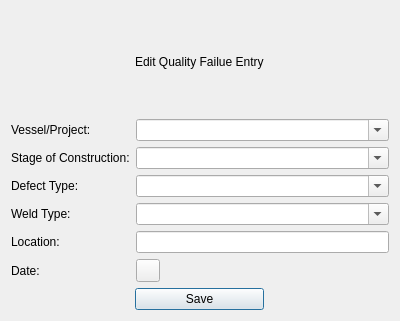
<?xml version="1.0" encoding="UTF-8"?>
<ui version="4.0">
 <class>Dialog</class>
 <widget class="QDialog" name="Dialog">
  <property name="geometry">
   <rect>
    <x>0</x>
    <y>0</y>
    <width>400</width>
    <height>321</height>
   </rect>
  </property>
  <property name="windowTitle">
   <string>Dialog</string>
  </property>
  <layout class="QGridLayout" name="gridLayout">
   <item row="1" column="0" colspan="3">
    <layout class="QFormLayout" name="formLayout">
     <item row="0" column="0">
      <widget class="QLabel" name="vessel_label">
       <property name="text">
        <string>Vessel/Project:</string>
       </property>
      </widget>
     </item>
     <item row="0" column="1">
      <widget class="QComboBox" name="vessel_comboBox">
       <property name="editable">
        <bool>true</bool>
       </property>
      </widget>
     </item>
     <item row="1" column="0">
      <widget class="QLabel" name="SOC_Label">
       <property name="text">
        <string>Stage of Construction:</string>
       </property>
      </widget>
     </item>
     <item row="1" column="1">
      <widget class="QComboBox" name="SOC_comboBox">
       <property name="editable">
        <bool>true</bool>
       </property>
      </widget>
     </item>
     <item row="2" column="0">
      <widget class="QLabel" name="Defect_Label">
       <property name="text">
        <string>Defect Type:</string>
       </property>
      </widget>
     </item>
     <item row="2" column="1">
      <widget class="QComboBox" name="defecttype_comboBox">
       <property name="editable">
        <bool>true</bool>
       </property>
      </widget>
     </item>
     <item row="3" column="0">
      <widget class="QLabel" name="Weldtype_labe">
       <property name="text">
        <string>Weld Type:</string>
       </property>
      </widget>
     </item>
     <item row="3" column="1">
      <widget class="QComboBox" name="wledtype_comboBox">
       <property name="editable">
        <bool>true</bool>
       </property>
      </widget>
     </item>
     <item row="4" column="0">
      <widget class="QLabel" name="location_label">
       <property name="text">
        <string>Location:</string>
       </property>
      </widget>
     </item>
     <item row="4" column="1">
      <widget class="QLineEdit" name="location_lineEdit"/>
     </item>
     <item row="5" column="0">
      <widget class="QLabel" name="date_label">
       <property name="text">
        <string>Date:</string>
       </property>
      </widget>
     </item>
     <item row="5" column="1">
      <widget class="QToolButton" name="toolButton">
       <property name="text">
        <string/>
       </property>
      </widget>
     </item>
    </layout>
   </item>
   <item row="2" column="0">
    <spacer name="horizontalSpacer">
     <property name="orientation">
      <enum>Qt::Horizontal</enum>
     </property>
     <property name="sizeHint" stdset="0">
      <size>
       <width>148</width>
       <height>20</height>
      </size>
     </property>
    </spacer>
   </item>
   <item row="2" column="1">
    <widget class="QPushButton" name="save_pushButton">
     <property name="text">
      <string>Save</string>
     </property>
    </widget>
   </item>
   <item row="2" column="2">
    <spacer name="horizontalSpacer_2">
     <property name="orientation">
      <enum>Qt::Horizontal</enum>
     </property>
     <property name="sizeHint" stdset="0">
      <size>
       <width>148</width>
       <height>20</height>
      </size>
     </property>
    </spacer>
   </item>
   <item row="0" column="1">
    <widget class="QLabel" name="label">
     <property name="text">
      <string>Edit Quality Failue Entry</string>
     </property>
    </widget>
   </item>
  </layout>
 </widget>
 <resources/>
 <connections/>
</ui>
